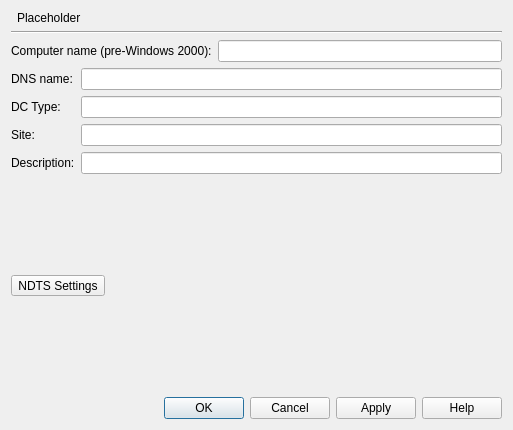
<?xml version="1.0" encoding="UTF-8"?>
<ui version="4.0">
 <class>ComputerGeneralForm</class>
 <widget class="QWidget" name="ComputerGeneralForm">
  <property name="geometry">
   <rect>
    <x>0</x>
    <y>0</y>
    <width>513</width>
    <height>430</height>
   </rect>
  </property>
  <property name="windowTitle">
   <string>Form</string>
  </property>
  <layout class="QGridLayout" name="gridLayout_2">
   <item row="0" column="0">
    <widget class="QWidget" name="widget" native="true">
     <property name="sizePolicy">
      <sizepolicy hsizetype="Fixed" vsizetype="Fixed">
       <horstretch>48</horstretch>
       <verstretch>48</verstretch>
      </sizepolicy>
     </property>
    </widget>
   </item>
   <item row="0" column="1">
    <widget class="QLabel" name="computerNamePlaceholderLabel">
     <property name="text">
      <string>Placeholder</string>
     </property>
    </widget>
   </item>
   <item row="1" column="0" colspan="3">
    <widget class="Line" name="line">
     <property name="orientation">
      <enum>Qt::Horizontal</enum>
     </property>
    </widget>
   </item>
   <item row="2" column="0" colspan="3">
    <layout class="QGridLayout" name="gridLayout">
     <item row="0" column="0">
      <widget class="QLabel" name="computerNameLabel">
       <property name="text">
        <string>Computer name (pre-Windows 2000):</string>
       </property>
      </widget>
     </item>
     <item row="0" column="1">
      <widget class="QLineEdit" name="computerNameLineEdit"/>
     </item>
     <item row="1" column="0" colspan="2">
      <layout class="QFormLayout" name="formLayout">
       <item row="0" column="0">
        <widget class="QLabel" name="dnsNameLabel">
         <property name="text">
          <string>DNS name:</string>
         </property>
         <property name="textFormat">
          <enum>Qt::AutoText</enum>
         </property>
         <property name="openExternalLinks">
          <bool>false</bool>
         </property>
        </widget>
       </item>
       <item row="0" column="1">
        <widget class="QLineEdit" name="dnsNameLineEdit"/>
       </item>
       <item row="1" column="0">
        <widget class="QLabel" name="dcTypeLabel">
         <property name="text">
          <string>DC Type:</string>
         </property>
        </widget>
       </item>
       <item row="1" column="1">
        <widget class="QLineEdit" name="dcTypeLineEdit"/>
       </item>
       <item row="2" column="0">
        <widget class="QLabel" name="siteLabel">
         <property name="text">
          <string>Site:</string>
         </property>
        </widget>
       </item>
       <item row="2" column="1">
        <widget class="QLineEdit" name="siteLineEdit"/>
       </item>
       <item row="3" column="0">
        <widget class="QLabel" name="descriptionLabel">
         <property name="text">
          <string>Description:</string>
         </property>
        </widget>
       </item>
       <item row="3" column="1">
        <widget class="QLineEdit" name="descriptionLineEdit"/>
       </item>
      </layout>
     </item>
    </layout>
   </item>
   <item row="3" column="2">
    <spacer name="verticalSpacer">
     <property name="orientation">
      <enum>Qt::Vertical</enum>
     </property>
     <property name="sizeHint" stdset="0">
      <size>
       <width>20</width>
       <height>40</height>
      </size>
     </property>
    </spacer>
   </item>
   <item row="4" column="0" colspan="2">
    <widget class="QToolButton" name="ndtsSettingsToolButton">
     <property name="text">
      <string>NDTS Settings</string>
     </property>
    </widget>
   </item>
   <item row="5" column="2">
    <spacer name="verticalSpacer_2">
     <property name="orientation">
      <enum>Qt::Vertical</enum>
     </property>
     <property name="sizeHint" stdset="0">
      <size>
       <width>20</width>
       <height>40</height>
      </size>
     </property>
    </spacer>
   </item>
   <item row="6" column="0" colspan="3">
    <widget class="QDialogButtonBox" name="dialogButtonBox">
     <property name="standardButtons">
      <set>QDialogButtonBox::Apply|QDialogButtonBox::Cancel|QDialogButtonBox::Help|QDialogButtonBox::Ok</set>
     </property>
     <property name="centerButtons">
      <bool>false</bool>
     </property>
    </widget>
   </item>
  </layout>
 </widget>
 <resources/>
 <connections/>
</ui>
